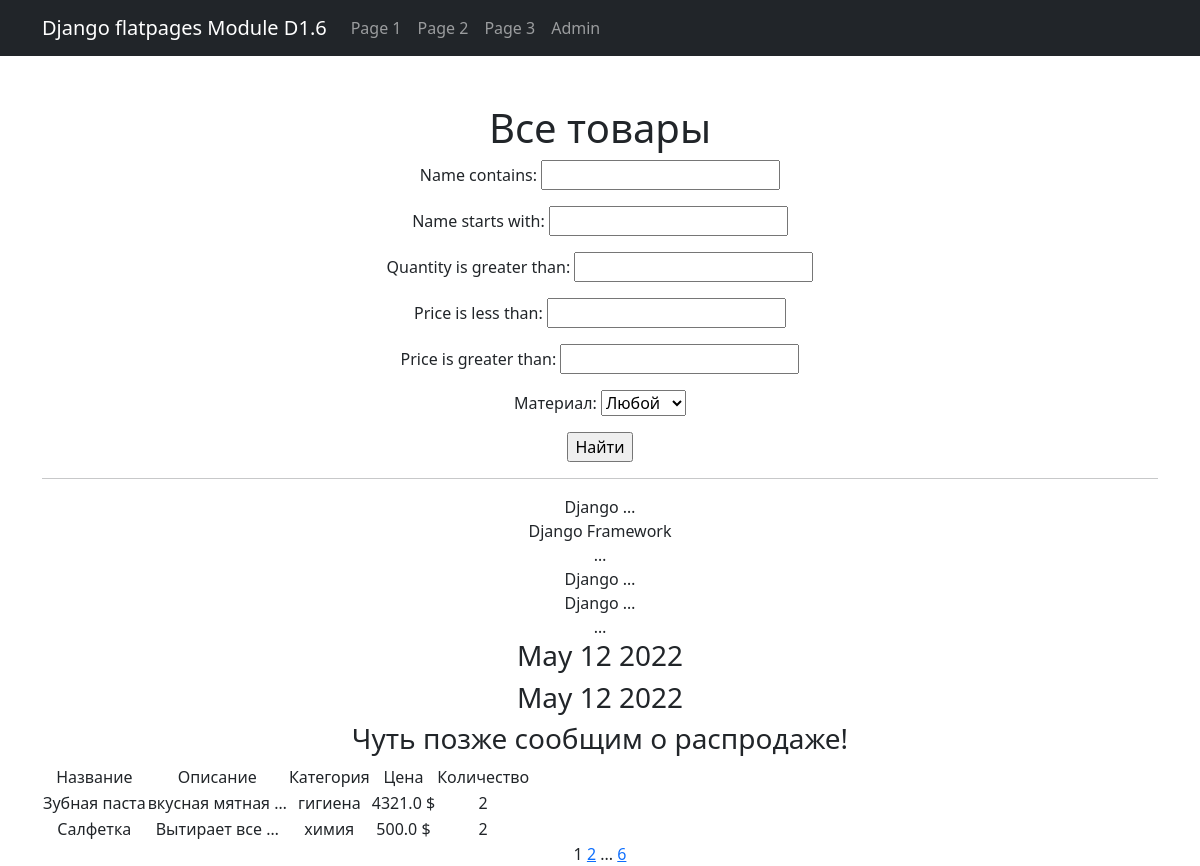
Screenshot of /products/ with the database file from the repository.
### simpleapp/models.py (models this page shows, shortened)
class Product(models.Model):
    name = models.CharField(
        max_length=50,
        unique=True,  # названия товаров не должны повторяться
    )
    description = models.TextField()
    quantity = models.IntegerField(
        validators=[MinValueValidator(0)],
    )
    category = models.ForeignKey(
        to="Category",
        on_delete=models.CASCADE,
        related_name="products",  # все продукты в категории будут доступны через поле products
    )
    price = models.FloatField(
        validators=[MinValueValidator(0.0)],
    )

class Category(models.Model):
    name = models.CharField(max_length=100, unique=True)
    class Meta:
        verbose_name_plural = "Categories"

### simpleapp/views.py (the view)
# urls.py: path("", ProductsList.as_view(), name="product_list"),
class ProductsList(ListView):
    model = Product
    ordering = "name"
    template_name = "products.html"
    context_object_name = "products"
    paginate_by = 2
    def get_queryset(self):
        queryset = super().get_queryset()
        self.filterset = ProductFilter(self.request.GET, queryset)
        return self.filterset.qs
    def get_context_data(self, **kwargs):
        context = super().get_context_data(**kwargs)
        context["time_now"] = datetime.utcnow()
        context["next_sale"] = None
        context["filterset"] = self.filterset
        return context

### simpleapp/models.py (called while the page is built)
    def __str__(self) -> str:
        return self.name

### simpleapp/templatetags/custom_filters.py (called while the page is built)
@register.filter()
def currency(value, code="rub"):
    postfix = CURRENCIES_SYMBOLS[code]
    return f"{value} {postfix}"

### simpleapp/templatetags/custom_tags.py (called while the page is built)
@register.simple_tag()
def current_time(format_string="%b %d %Y"):
    return datetime.utcnow().strftime(format_string)

@register.simple_tag(takes_context=True)
def url_replace(context, **kwargs):
    d = context["request"].GET.copy()
    for k, v in kwargs.items():
        d[k] = v
    return d.urlencode()

### templates/products.html (shortened to what this page needs)
{% extends 'flatpages/default.html' %}
{% load custom_filters %}
{% load custom_tags %}
{% block content %}
<h1>Все товары</h1>
<form action="" method="get">
    {{ filterset.form.as_p }}
    <input type="submit" value="Найти" />
</form>
<hr>
{% with text="Django Framework" %}
{{ text|truncatewords:1 }}<br>
{{ text|truncatewords:8 }}<br>
{{ text|truncatechars:1 }}<br>
{{ text|truncatechars:8 }}<br>
{{ text|truncatechars:8|truncatewords:1 }}<br>
{{ text|truncatewords:8|truncatechars:1 }}<br>
{% endwith %}
<h3>{{ time_now|date:'M d Y' }}</h3>
<h3>{% current_time '%b %d %Y' %}</h3>
<h3> {{ next_sale|default_if_none:"Чуть позже сообщим о распродаже!" }} </h3>
{% if products %}
<table>
    <tr>
        <td>Название</td>
        <td>Описание</td>
        <td>Категория</td>
        <td>Цена</td>
        <td>Количество</td>
    </tr>
    {% for product in products %}
    <tr>
        <td>{{ product.name }}</td>
        <td>{{ product.description|truncatewords:2 }}</td>
        <td>{{ product.category.name }}</td>
        <td>{{ product.price|currency:"usd" }}</td>
        <td>{{ product.quantity }}</td>
    </tr>
    {% endfor %}
</table>
{% else %}
<h2>Товаров нет!</h2>
{% endif %}
{{ page_obj.number }}
{% if page_obj.has_next %}
<a href="?{% url_replace page=page_obj.next_page_number %}">{{ page_obj.next_page_number }}</a>
{% if paginator.num_pages != page_obj.next_page_number %}
...
<a href="?{% url_replace page=page_obj.paginator.num_pages %}">{{ page_obj.paginator.num_pages }}</a>
{% endif %}
{% endif %}
{% endblock content %}

### templates/flatpages/default.html (shortened to what this page needs)
{% load static %}
<!DOCTYPE html>
<html lang="en">
<head>
    <link href="{% static 'css/styles.css' %}" rel="stylesheet" />
</head>
<body>
    <nav class="navbar navbar-expand-lg navbar-dark bg-dark static-top">
        <div class="container">
            <a class="navbar-brand" href="/">Django flatpages Module D1.6</a>
            <div class="collapse navbar-collapse" id="navbarResponsive">
                <ul class="navbar-nav ml-auto">
                    <li class="nav-item">
                        <a class="nav-link" href="/page1/">Page 1</a>
                    </li>
                    <li class="nav-item">
                        <a class="nav-link" href="/page2/">Page 2</a>
                    </li>
                    <li class="nav-item">
                        <a class="nav-link" href="/page3/">Page 3</a>
                    </li>
                    <li class="nav-item">
                        <a class="nav-link" href="/admin/">Admin</a>
                    </li>
                </ul>
            </div>
        </div>
    </nav>
    <div class="container">
        <div class="text-center mt-5">
            {% block content %}
            {% endblock %}
        </div>
    </div>
</body>
</html>

### rows the page displays
Product: name "Зубная паста", description "вкусная мятная …", category.name "гигиена", price "4321.0 $", quantity "2"
Product: name "Салфетка", description "Вытирает все …", category.name "химия", price "500.0 $", quantity "2"

### other values shown
{{ text|truncatewords:1 }} "Django …"
{{ text|truncatewords:8 }} "Django Framework"
{{ text|truncatechars:1 }} "…"
{{ text|truncatechars:8 }} "Django …"
{{ text|truncatechars:8|truncatewords:1 }} "Django …"
{{ text|truncatewords:8|truncatechars:1 }} "…"
{{ time_now|date:'M d Y' }} "May 12 2022"
{{ next_sale|default_if_none:"Чуть позже сообщим о распродаже!" }} "Чуть позже сообщим о распродаже!"
{{ page_obj.number }} "1"
{{ page_obj.next_page_number }} "2"
{{ page_obj.paginator.num_pages }} "6"
